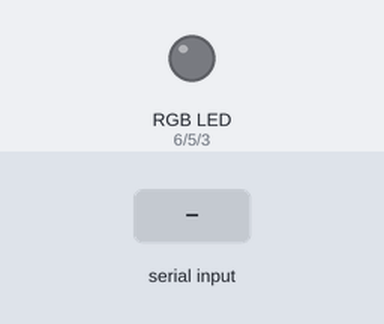
This sketch was run on a simulated Arduino Uno, built with avr-gcc and run on an emulated ATmega328P. On the bench: an RGB LED mixed from three pins (HIGH = lit). Inputs (shaded band) come from the test bench. Dim RGB values are drawn brighter than linear; what the sketch prints to the serial monitor is not drawn.

Above: at 1.2 s.
1.3 s: "90,45,200,10\n" received over Serial
At 2.5 s:
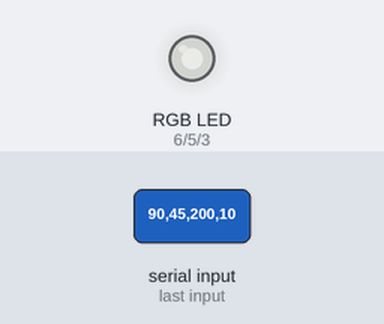
2.8 s: "90,45,200\n" received over Serial
At 3.1 s:
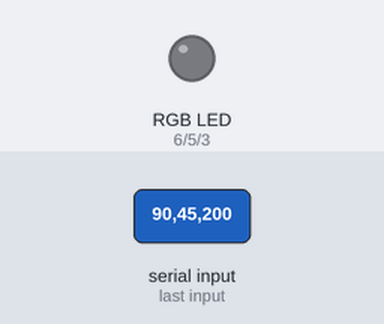
4.3 s: "30,150,10,200\n" received over Serial
At 5.0 s:
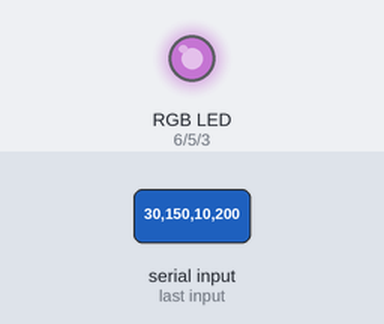
5.8 s: "30,150,10\n" received over Serial
At 6.6 s:
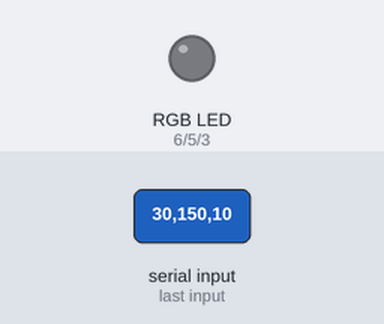
Timing chart, 0 to 8.3 s (numbered marks = the images above; inputs shaded):
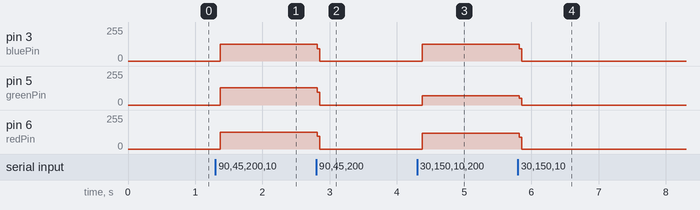

Measured:
- after the input at 1.3 s, pin 3 (bluePin): 0/255 → 125/255 after 0.07 s; pin 5 (greenPin): 0/255 → 128/255 after 0.07 s; pin 6 (redPin): 0/255 → 127/255 after 0.07 s
- after the input at 2.8 s, pin 3 (bluePin): 125/255 → 0/255 at once; pin 5 (greenPin): 128/255 → 0/255 at once; pin 6 (redPin): 127/255 → 0/255 at once
- after the input at 4.3 s, pin 3 (bluePin): 0/255 → 125/255 after 0.08 s; pin 5 (greenPin): 0/255 → 69/255 after 0.08 s; pin 6 (redPin): 0/255 → 117/255 after 0.08 s
- after the input at 5.8 s, pin 3 (bluePin): 125/255 → 0/255 at once; pin 5 (greenPin): 69/255 → 0/255 at once; pin 6 (redPin): 117/255 → 0/255 at once

The sketch:

testControlBlink3.ino
```cpp
#define COMMON_ANODE true // Set to true for common anode RGB LEDs

const int redPin = 6;
const int greenPin = 5;
const int bluePin = 3;
const int spacer = 5;

void setup() {
  Serial.begin(9600);
  Serial.println("Enter R,G,B,Brightness (0-255)");
  pinMode(redPin, OUTPUT);
  pinMode(greenPin, OUTPUT);
  pinMode(bluePin, OUTPUT);
}

void loop() {
  if (Serial.available() > 0) {
    String inputString = Serial.readStringUntil('\n');
    inputString.trim(); // Remove whitespace

    // Flush any junk after newline (leftovers)
    while (Serial.available()) Serial.read();

    // Parse CSV values
    int comma1 = inputString.indexOf(',');
    int comma2 = inputString.indexOf(',', comma1 + 1);
    int comma3 = inputString.indexOf(',', comma2 + 1);

    if (comma1 > 0 && comma2 > comma1 && comma3 > comma2) {
      int red = inputString.substring(0, comma1).toInt();
      int green = inputString.substring(comma1 + 1, comma2).toInt();
      int blue = inputString.substring(comma2 + 1, comma3).toInt();
      int brightness = inputString.substring(comma3 + 1).toInt();

      // Validate values
      if (red <= 255 && green <= 255 && blue <= 255 && brightness <= 255 &&
          red >= 0 && green >= 0 && blue >= 0 && brightness >= 0) {

        Serial.print("Setting R="); Serial.print(red);
        Serial.print(", G="); Serial.print(green);
        Serial.print(", B="); Serial.print(blue);
        Serial.print(", Brightness="); Serial.println(brightness);

        int scaledRed = map(red, 0, 255, 0, brightness);
        int scaledGreen = map(green, 0, 255, 0, brightness);
        int scaledBlue = map(blue, 0, 255, 0, brightness);

        do {
          analogWrite(redPin, COMMON_ANODE ? 255 - scaledRed : scaledRed);
          analogWrite(greenPin, COMMON_ANODE ? 255 - scaledGreen : scaledGreen);
          analogWrite(bluePin, COMMON_ANODE ? 255 - scaledBlue : scaledBlue);
          delay(spacer);

          analogWrite(redPin, 0);
          analogWrite(greenPin, 0);
          analogWrite(bluePin, 0);
          delay(spacer);
        } while (Serial.available() == 0); // Wait for new input
      } else {
        Serial.println("❌ Values must be between 0 and 255.");
        flushSerial();
      }
    } else {
      Serial.println("❌ Invalid format. Use R,G,B,Brightness.");
      flushSerial();
    }
  }
}

void flushSerial() {
  while (Serial.available()) Serial.read(); // Dump any remaining junk
}
```
